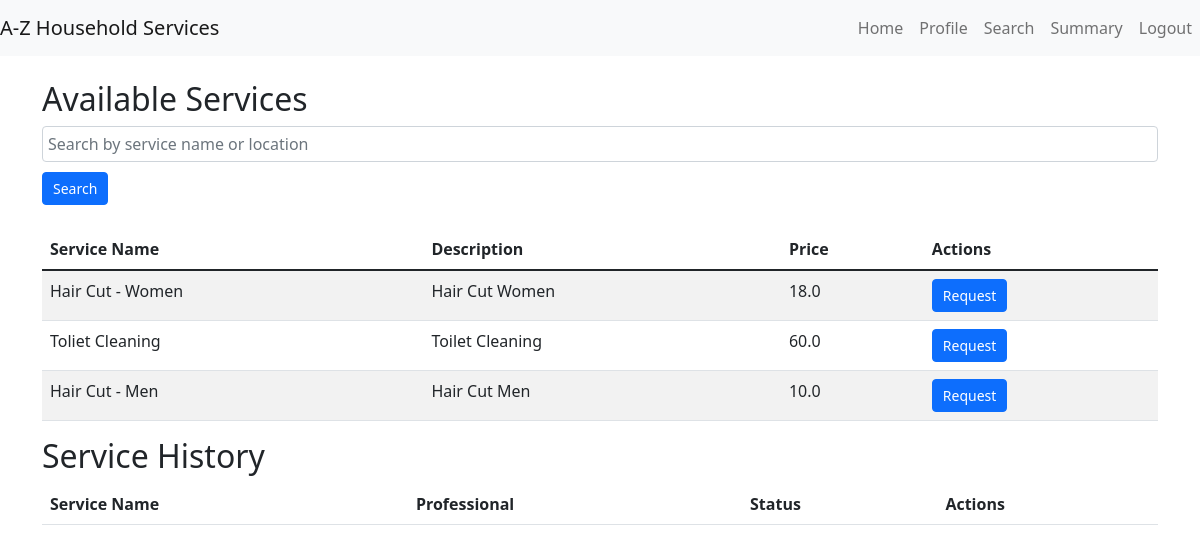
Page /customer/dashboard (signed in) on the committed database.
### models.py (models this page shows, shortened)
class Service(db.Model):
    __tablename__ = 'services'
    id = db.Column(db.Integer, primary_key=True)
    name = db.Column(db.String(100), nullable=False)
    price = db.Column(db.Float, nullable=False)
    description = db.Column(db.String(200))
    time_required = db.Column(db.String(50))

### app.py (the view)
@app.route('/customer/dashboard')
def customer_dashboard():
    if 'user_id' in session:
        services = Service.query.all()
        return render_template('customer_dashboard.html', services=services)
    return redirect(url_for('login'))

### app.py (called while the page is built)
@app.before_request
def create_tables():
    global first_request
    if first_request:
        db.create_all()
        first_request = False

### templates/customer_dashboard.html (shortened to what this page needs)
{% extends "base.html" %}
{% block content %}
<h2>Available Services</h2>
<form method="GET" action="/customer/search">
    <div class="form-group">
        <input type="text" class="form-control" placeholder="Search by service name or location" name="search">
    </div>
    <button type="submit" class="btn btn-primary">Search</button>
</form>
<table class="table table-striped mt-4">
    <thead>
        <tr>
            <th>Service Name</th>
            <th>Description</th>
            <th>Price</th>
            <th>Actions</th>
        </tr>
    </thead>
    <tbody>
        {% for service in services %}
        <tr>
            <td>{{ service.name }}</td>
            <td>{{ service.description }}</td>
            <td>{{ service.price }}</td>
            <td>
                <a href="/customer/request_service/{{ service.id }}" class="btn btn-primary">Request</a>
            </td>
        </tr>
        {% endfor %}
    </tbody>
</table>
<h2>Service History</h2>
<table class="table table-striped">
    <thead>
        <tr>
            <th>Service Name</th>
            <th>Professional</th>
            <th>Status</th>
            <th>Actions</th>
        </tr>
    </thead>
</table>
{% endblock %}

### static/styles/styles.css (style rules this page uses)
.form-group { display: flex; align-items: center; margin-bottom: 10px; }
.form-group input, .form-group textarea { flex: 1; padding: 5px; }
.btn-primary { padding: 5px 10px; font-size: 14px; }

### rows in the picture
Service: name "Hair Cut - Women", description "Hair Cut Women", price "18.0"
Service: name "Toliet Cleaning", description "Toilet Cleaning", price "60.0"
Service: name "Hair Cut - Men", description "Hair Cut Men", price "10.0"
